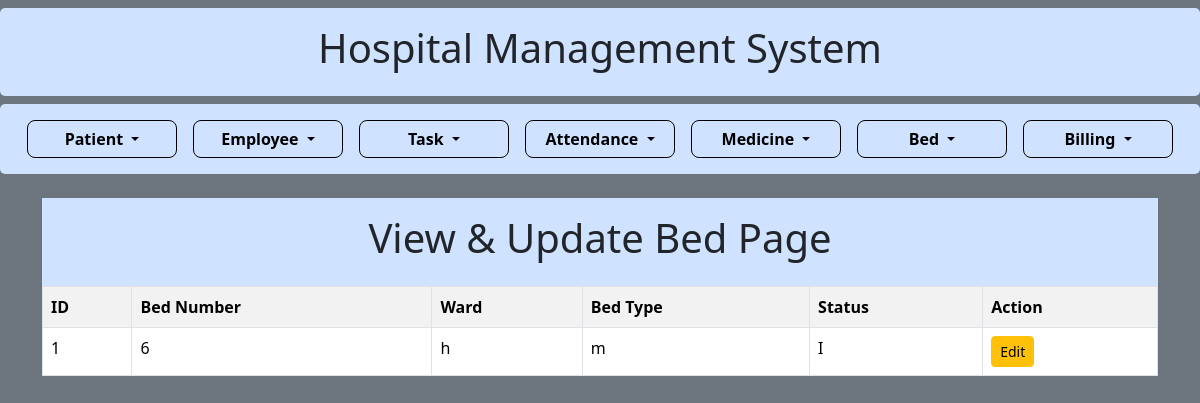
/view_update_bed, run on an earlier commit of the app's database.
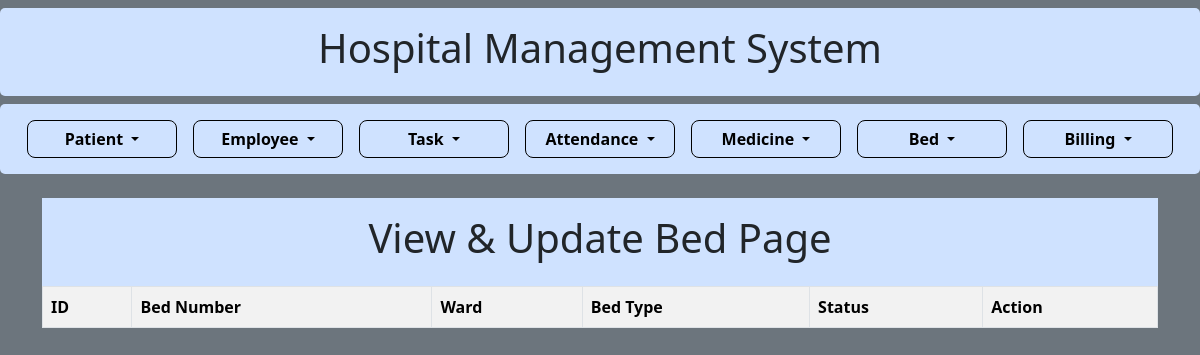
And on a later commit of the database.
### models/models_bed.py (models this page shows)
class Bed(db.Model):
    id = db.Column(db.Integer, primary_key=True)
    bed_number = db.Column(db.String(50))
    ward = db.Column(db.String(100))
    bed_type = db.Column(db.String(100))
    status = db.Column(db.String(50))

### routes/routes_bed.py (the view)
@bed_bp.route('/view_update_bed')
def view_update_bed():
    return render_template("view_update_bed.html", beds=Bed.query.all())

### templates/view_update_bed.html
{% extends "base.html" %}
{% block content %}
<div class="container-fluid mt-2 p-3 bg-primary-subtle text-dark">
    <h1 class="text-center">View & Update Bed Page</h1>
</div>
<table class="table table-bordered table-striped">
    <tr>
        <th>ID</th>
        <th>Bed Number</th>
        <th>Ward</th>
        <th>Bed Type</th>
        <th>Status</th>
        <th>Action</th>
    </tr>
    {% for bed in beds %}
    <tr>
        <td>{{ bed.id }}</td>
        <td>{{ bed.bed_number }}</td>
        <td>{{ bed.ward }}</td>
        <td>{{ bed.bed_type }}</td>
        <td>{{ bed.status }}</td>
        <td>
            <a href="{{ url_for('bed.edit_bed', id=bed.id) }}" class="btn btn-warning btn-sm">Edit</a>
        </td>
    </tr>
    {% endfor %}
</table>
{% endblock %}

What changed in the data, as far as the page shows it:
removed Bed: id "1", bed_number "6", ward "h", bed_type "m", status "I"
